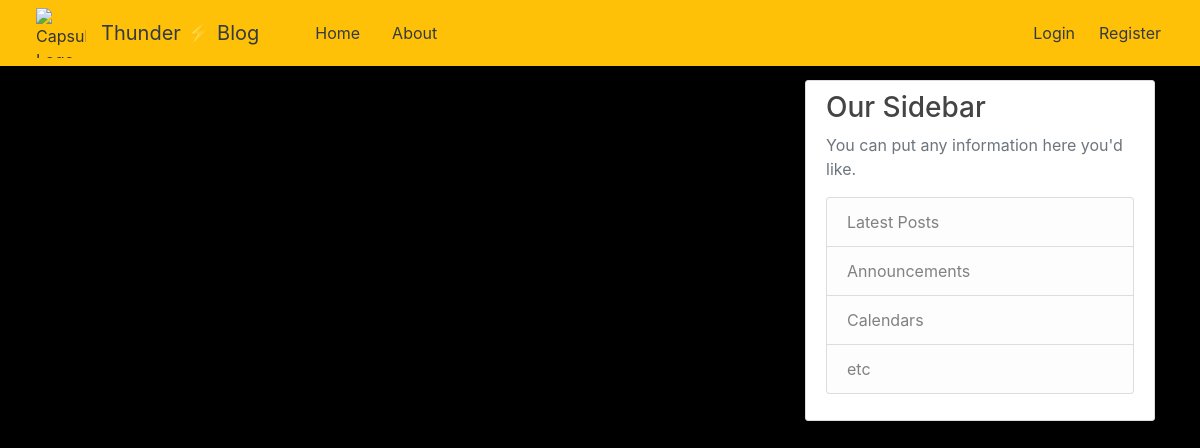
/home, run on an earlier commit of the app's database.
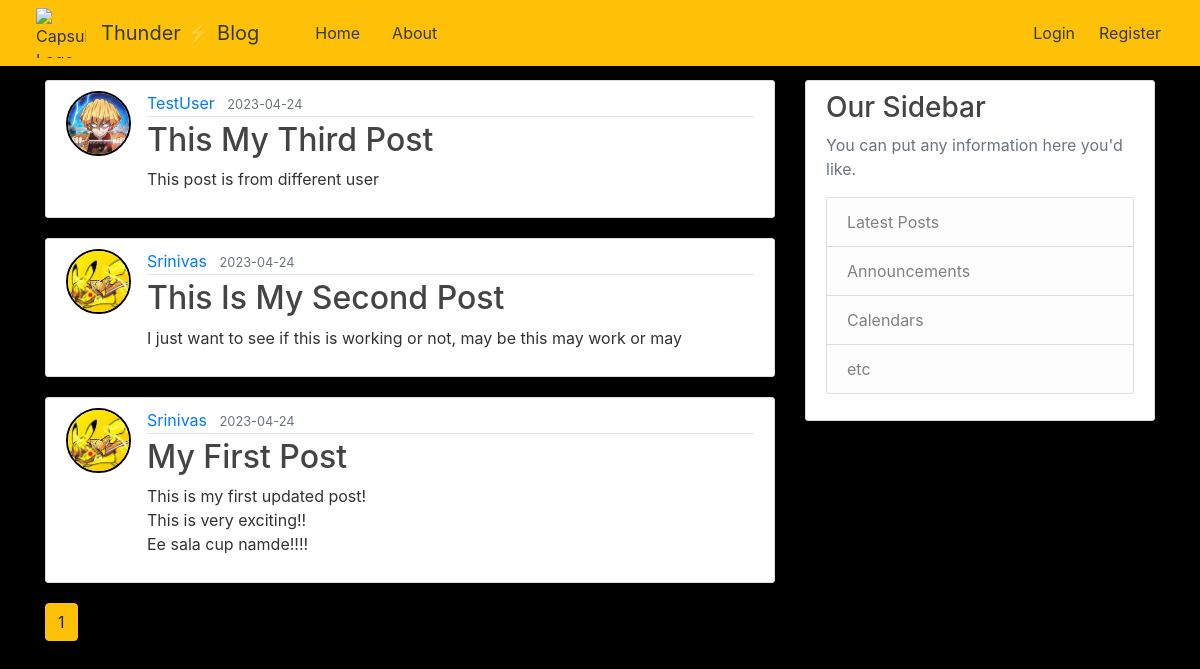
And on a later commit of the database.
### flaskblog/models.py (models this page shows, shortened)
class Post(db.Model):
    id = db.Column(db.Integer, primary_key=True)
    title = db.Column(db.String(100), nullable=False)
    date_posted = db.Column(db.DateTime, nullable=False, default=datetime.utcnow)
    content = db.Column(db.Text, nullable=False)
    user_id = db.Column(db.Integer, db.ForeignKey('user.id'), nullable=False)

class User(db.Model, UserMixin):
    id = db.Column(db.Integer, primary_key=True)
    username = db.Column(db.String(20), unique=True, nullable=False)
    email = db.Column(db.String(120), unique=True, nullable=False)
    image_file = db.Column(db.String(20), nullable=False, default='default.jpg')
    password = db.Column(db.String(60), nullable=False)
    posts = db.relationship('Post', backref='author', lazy=True)

### flaskblog/main/routes.py (the view)
@main.route("/")
@main.route("/home")
def home():
    page = request.args.get("page", 1, type=int)
    posts = Post.query.order_by(Post.date_posted.desc()).paginate(page=page, per_page=5)
    return render_template("home.html", posts=posts)

### flaskblog/templates/home.html
{% extends "layout.html" %}
{% block content %}
    {% for post in posts.items %}
        <article class="media content-section">
        <img class="rounded-circle article-img" style="border: 2px solid black;" src="{{ url_for('static', filename='profile_pics/' + post.author.image_file) }}">
          <div class="media-body">
            <div class="article-metadata">
              <a class="mr-2" href="{{ url_for('users.user_posts', username=post.author.username) }}">{{ post.author.username }}</a>
              <small class="text-muted">{{ post.date_posted.strftime('%Y-%m-%d') }}</small>
            </div>
            <h2><a class="article-title" href="{{ url_for('posts.post', post_id=post.id) }}">{{ post.title }}</a></h2>
            <p class="article-content">{{ post.content }}</p>
          </div>
        </article>
    {% endfor %}
    {% for page_num in posts.iter_pages(left_edge=1, right_edge=1, left_current=1, right_current=2) %}
        {% if page_num %}
          {% if posts.page == page_num %}
            <a class="btn btn-warning mb-4" href="{{ url_for('main.home', page=page_num)}}">{{ page_num }}</a>
          {% else %}
            <a class="btn btn-outline-warning mb-4" href="{{ url_for('main.home', page=page_num)}}">{{ page_num }}</a>
          {% endif %}
        {% else %}
          ...
        {% endif %}
    {% endfor %}
{% endblock content %}

What changed in the data, as far as the page shows it:
added Post: image_file (placeholder picture), author.username "TestUser", date_posted "2023-04-24", title "This My Third Post", content "This post is from different user"
added Post: image_file (picture), author.username "Srinivas", date_posted "2023-04-24", title "This Is My Second Post", content "I just want to see if this is working or not, may be this may work or may"
added Post: image_file (picture), author.username "Srinivas", date_posted "2023-04-24", title "My First Post", content "This is my first updated post! This is very exciting!! Ee sala cup namde!!!!"
Also different on the page:
new list line: "1"
